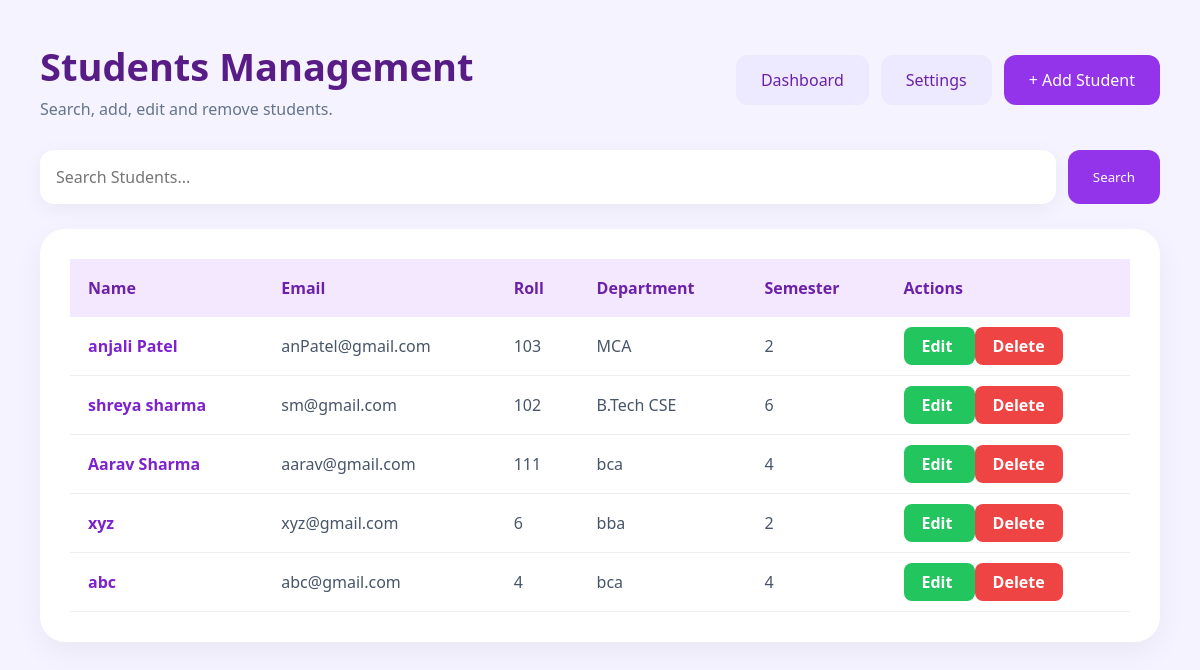
The app's page /students/ (signed in) with its own data.
### app/models.py (models this page shows, shortened)
class Student(models.Model):
    name = models.CharField(max_length=100)
    email = models.EmailField()
    roll = models.CharField(max_length=20)
    department = models.CharField(max_length=100)
    semester = models.IntegerField()

### app/views.py (the view, shortened to what this page needs)
# urls.py: path('students/', views.students, name='students'),
@login_required(login_url='login')
def students(request):
    query = (request.GET.get('search') or '').strip()
    data = Student.objects.all().order_by('-id')
    return render(request, 'students.html', {'data': data})

### app/templates/students.html (shortened to what this page needs)
{% load static %}
<!DOCTYPE html>
<html lang="en">
<head>
    <link rel="stylesheet"
          href="{% static 'css/students.css' %}">
</head>
<body>
<div class="main">
    <div class="topbar">
        <div>
            <h1>
                Students Management
            </h1>
            <p>Search, add, edit and remove students.</p>
        </div>
        <div class="top-actions">
            <a href="{% url 'dashboard' %}"
               class="btn btn-secondary">
                Dashboard
            </a>
            <a href="{% url 'settings' %}"
               class="btn btn-secondary">
                Settings
            </a>
            <a href="{% url 'add_student' %}"
               class="btn">
                + Add Student
            </a>
        </div>
    </div>
    <div class="search-box">
        <form method="GET">
            <input type="text"
                   name="search"
                   placeholder="Search Students..."
                   value="{{ request.GET.search }}">
            <button type="submit" class="btn search-btn">
                Search
            </button>
        </form>
    </div>
    <div class="table-container">
        <table>
            <tr>
                <th>Name</th>
                <th>Email</th>
                <th>Roll</th>
                <th>Department</th>
                <th>Semester</th>
                <th>Actions</th>
            </tr>
            {% for i in data %}
            <tr>
                <td>
                    <a href="{% url 'student_profile' i.id %}"
                       style="text-decoration:none;
                              color:#7e22ce;
                              font-weight:600;">
                        {{ i.name }}
                    </a>
                </td>
                <td>
                    {{ i.email }}
                </td>
                <td>
                    {{ i.roll }}
                </td>
                <td>
                    {{ i.department }}
                </td>
                <td>
                    {{ i.semester }}
                </td>
                <td>
                    <a href="{% url 'edit_student' i.id %}"
                       class="edit-btn">
                        Edit
                    </a>
                    <a href="{% url 'delete_student' i.id %}"
                              class="delete-btn"
                              onclick="return confirm('Delete this student?')">
                        Delete
                    </a>
                </td>
            </tr>
            {% endfor %}
        </table>
    </div>
</div>
</body>
</html>

### app/static/css/students.css (style rules this page uses)
* { margin:0; padding:0; box-sizing:border-box; font-family:'Segoe UI',sans-serif; }
body { background:#f5f3ff; }
.main { padding:40px; }
.topbar { display:flex; justify-content:space-between; align-items:center; margin-bottom:30px; gap:20px; }
.topbar h1 { color:#581c87; font-size:38px; }
.topbar p { color:#64748b; margin-top:6px; }
.top-actions { display:flex; align-items:center; gap:12px; flex-wrap:wrap; }
.btn { padding:14px 25px; background:#9333ea; color:white; text-decoration:none; border-radius:12px; transition:0.3s; }
.btn-secondary { background:#ede9fe; color:#6b21a8; }
.search-box { margin-bottom:25px; }
.search-box input { width:100%; padding:16px; border:none; border-radius:14px; background:white; box-shadow:0 5px 20px rgba(0,0,0,0.05); font-size:16px; }
.search-box form { display:flex; gap:12px; }
.search-btn { border:none; cursor:pointer; white-space:nowrap; }
.table-container { background:white; padding:30px; border-radius:25px; box-shadow:0 10px 30px rgba(0,0,0,0.05); }
table { width:100%; border-collapse:collapse; }
table th { background:#f3e8ff; color:#6b21a8; padding:18px; text-align:left; }
table td { padding:18px; border-bottom:1px solid #eee; color:#475569; }
table a { color:#7e22ce; text-decoration:none; font-weight:600; }
.edit-btn { padding:8px 18px; background:#22c55e; color:white; text-decoration:none; border-radius:8px; }
.delete-btn { padding:8px 18px; background:#ef4444; color:white; text-decoration:none; border-radius:8px; }

### records on screen
Student: name "anjali Patel", email "anPatel@gmail.com", roll "103", department "MCA", semester "2"
Student: name "shreya sharma", email "sm@gmail.com", roll "102", department "B.Tech CSE", semester "6"
Student: name "Aarav Sharma", email "aarav@gmail.com", roll "111", department "bca", semester "4"
Student: name "xyz", email "xyz@gmail.com", roll "6", department "bba", semester "2"
Student: name "abc", email "abc@gmail.com", roll "4", department "bca", semester "4"
